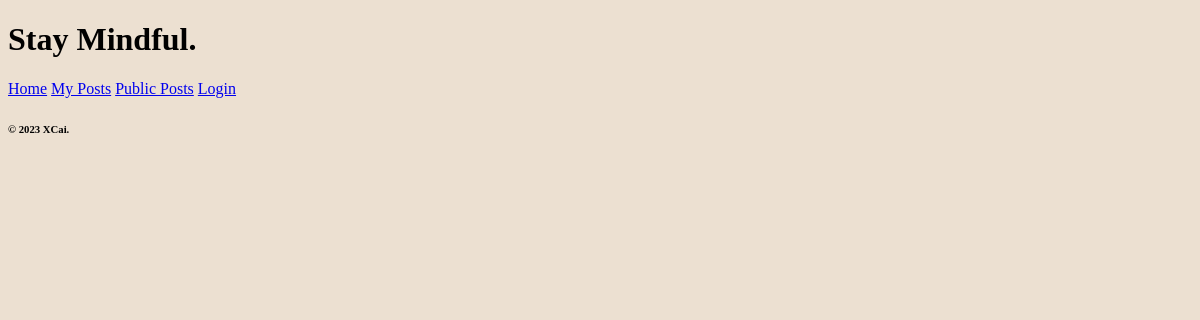
The page /public_posts on the database as committed earlier.
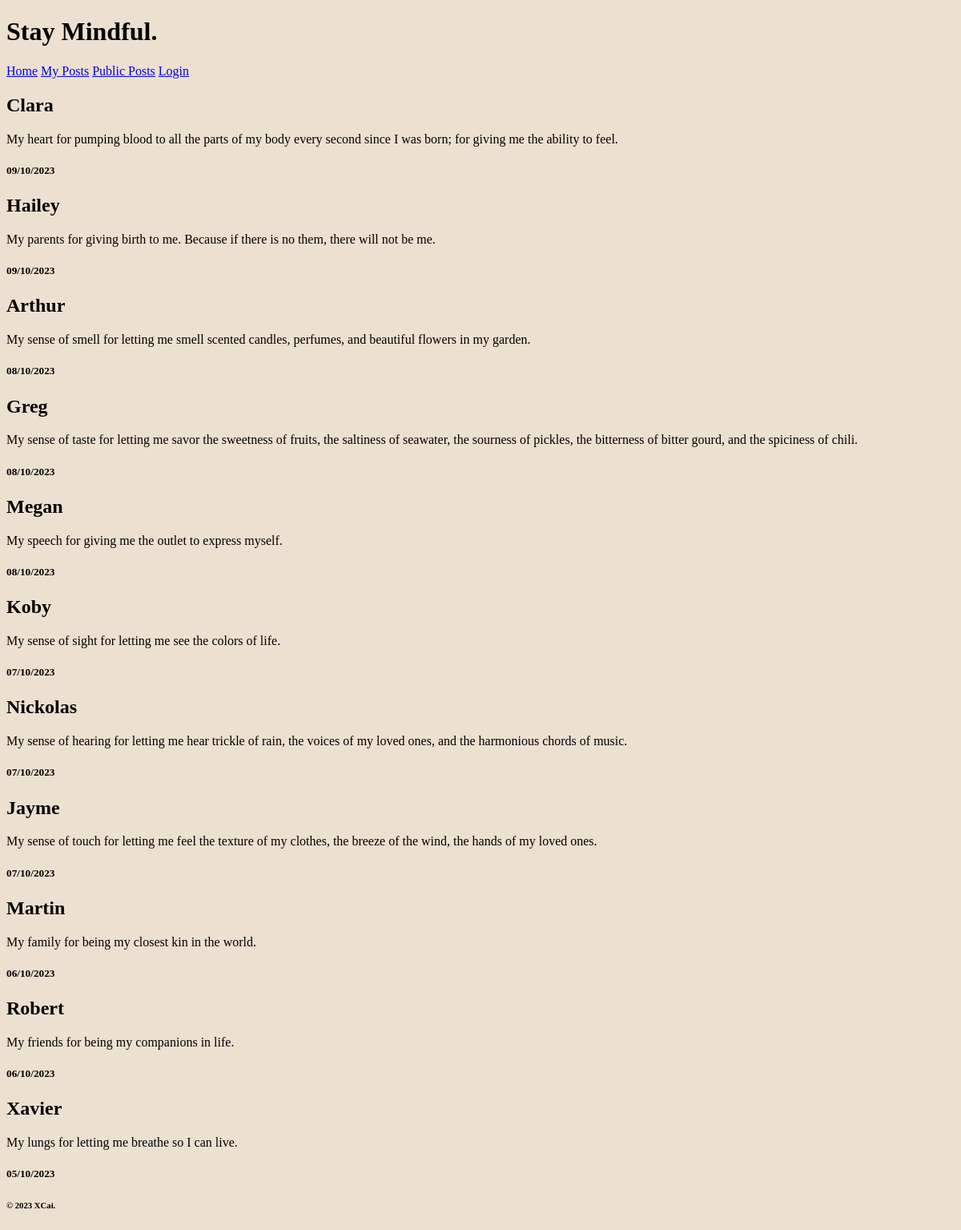
The same page on the database as committed later.
### tables this page shows
CREATE TABLE Gratitude_idea (id INTEGER PRIMARY KEY, date TEXT, username TEXT, content TEXT, like_count INTEGER, favorited INTEGER);

### routes.py (the view)
@app.route('/public_posts')
def public_posts():
    conn = sqlite3.connect("mindful.db")
    cur = conn.cursor()
    cur.execute('SELECT username, content, date FROM Gratitude_idea ORDER BY date DESC')
    results = cur.fetchall()
    print(results)
    return render_template("public_posts.html", results = results)

### templates/public_posts.html
{% extends 'layout.html' %}
{% block content %}
{% for results in results %}
<h2>
{{ results[0] }}
</h2>
<p>
{{ results[1] }}
</p>
<h5>
{{results[2][0]}}{{results[2][1]}}/{{results[2][2]}}{{results[2][3]}}/{{results[2][4]}}{{results[2][5]}}{{results[2][6]}}{{results[2][7]}}
</h5>
{% endfor %}
{% endblock %}

### templates/layout.html (shortened to what this page needs)
<!DOCTYPE html>
<html lang="en">
    <link rel="stylesheet" href="/static/styles/styles.css">
<head>
</head>
<body>
    <header>
        {% include "header.html" %}
    </header>
    <nav>
        {% include "nav.html" %}
    </nav>
    <main>
        {% block content %}
        {% endblock %}
    </main>
    <footer>
        {% include "footer.html" %}
    </footer>
</body>
</html>

### templates/header.html
<h1>Stay Mindful.</h1>

### templates/nav.html
<a href="/">Home</a>
<a href="/my_posts">My Posts</a>
<a href="/public_posts">Public Posts</a>
<a href="/login">Login</a>

### templates/footer.html
<h6>&copy; 2023 XCai.</h1>

### static/styles.css (style rules this page uses)
body { background-color: #ece0d1; }

Rows that differ between the two databases and show on the page:
added Gratitude_idea: username "Clara", content "My heart for pumping blood to all the parts of my body every second since I was born; for giving me the ability to feel.", date "0", date "9", date "1", date "2", date "3"
added Gratitude_idea: username "Hailey", content "My parents for giving birth to me. Because if there is no them, there will not be me.", date "0", date "9", date "1", date "2", date "3"
added Gratitude_idea: username "Arthur", content "My sense of smell for letting me smell scented candles, perfumes, and beautiful flowers in my garden.", date "0", date "8", date "1", date "2", date "3"
added Gratitude_idea: username "Greg", content "My sense of taste for letting me savor the sweetness of fruits, the saltiness of seawater, the sourness of pickles, the bitterness of bitter gourd, and the spiciness of chili.", date "0", date "8", date "1", date "2", date "3"
added Gratitude_idea: username "Megan", content "My speech for giving me the outlet to express myself.", date "0", date "8", date "1", date "2", date "3"
added Gratitude_idea: username "Koby", content "My sense of sight for letting me see the colors of life.", date "0", date "7", date "1", date "2", date "3"
added Gratitude_idea: username "Nickolas", content "My sense of hearing for letting me hear trickle of rain, the voices of my loved ones, and the harmonious chords of music.", date "0", date "7", date "1", date "2", date "3"
added Gratitude_idea: username "Jayme", content "My sense of touch for letting me feel the texture of my clothes, the breeze of the wind, the hands of my loved ones.", date "0", date "7", date "1", date "2", date "3"
added Gratitude_idea: username "Martin", content "My family for being my closest kin in the world.", date "0", date "6", date "1", date "2", date "3"
added Gratitude_idea: username "Robert", content "My friends for being my companions in life.", date "0", date "6", date "1", date "2", date "3"
added Gratitude_idea: username "Xavier", content "My lungs for letting me breathe so I can live.", date "0", date "5", date "1", date "2", date "3"
